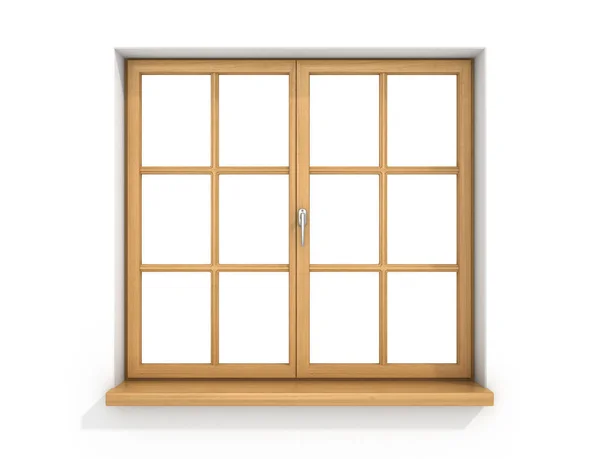
#> input picture img/jendela2.jpg, 600 x 459 px
$ python line.py
#> lines starting #> are read from the running program, lines starting #| are printed output that depends on the picture; after the words box and inside, x2 and y2 are one past the last pixel; in counts of white or black regions, pixels touching at a corner belong together
import cv2
import numpy as np
import matplotlib.pyplot as plt

# === 1. Baca dan ubah ke grayscale ===
img = cv2.imread("./img/jendela2.jpg")
#> img is the input picture: shape (459, 600, 3); mean B, G, R 222.8, 232.2, 240

if img is None:
    raise FileNotFoundError("Gambar tidak ditemukan. Pastikan path benar.")

gray = cv2.cvtColor(img, cv2.COLOR_BGR2GRAY)
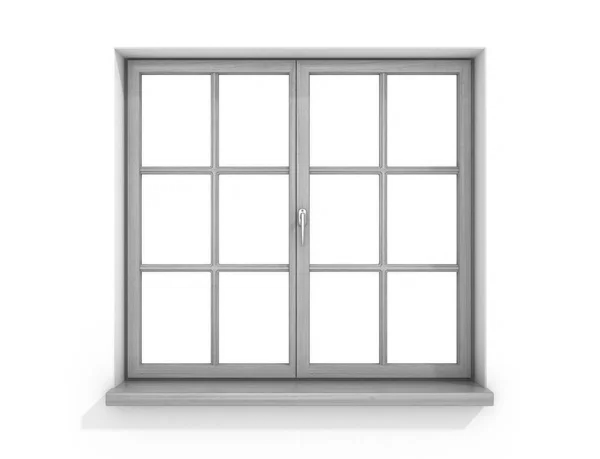
#> gray: shape (459, 600); min 43, max 255, mean 233.4
edges = cv2.Canny(gray, 80, 200)
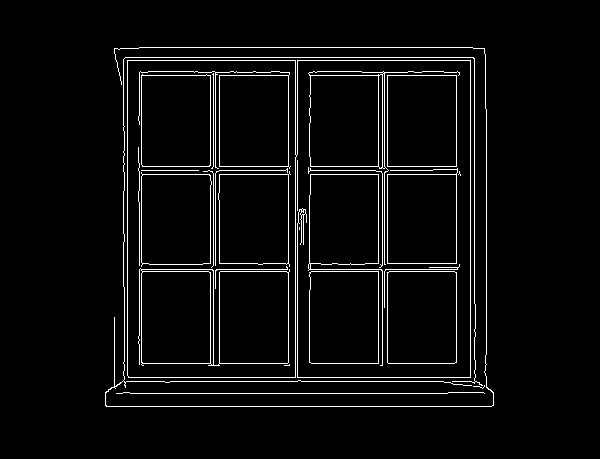
#> edges: shape (459, 600); 4.1% white in thin lines or dots, all inside (x1, y1, x2, y2) = (105, 47, 494, 407)

# 2. Hough Lines
lines = cv2.HoughLinesP(
    edges, 1, np.pi/180,
    threshold=300,
    minLineLength=150,
    maxLineGap=50
)
#> lines = [[106, 406, 491, 406], [116, 60, 485, 60], [115, 57, 485, 57], [114, 381, 486, 381], [114, 377, 486, 377], [105, 393, 493, 393], [139, 47, 472, 47], [470, 392, 470, 61], [127, 392, 127, 48], [295, 376, 295, 61]]

print("\n=== DETEKSI GARIS ===")

# 3. Pisahkan garis vertikal & horizontal
vertical_lines = []
horizontal_lines = []

for x1, y1, x2, y2 in lines[:,0]:
    if abs(x1 - x2) < 10:  # vertical
        vertical_lines.append(x1)
    if abs(y1 - y2) < 10:  # horizontal
        horizontal_lines.append(y1)
#> this loop made 10 passes
#> after the loop, horizontal_lines = [406, 60, 57, 381, 377, 393, 47]; vertical_lines = [470, 127, 295]

# 4. Sort dan buang duplikat
vertical_lines = sorted(list(set(vertical_lines)))
#> vertical_lines = [127, 295, 470]
horizontal_lines = sorted(list(set(horizontal_lines)))
#> horizontal_lines = [47, 57, 60, 377, 381, 393, 406]

# Ambil 9 garis (untuk 8 kotak)
vertical_lines = vertical_lines[:9]
horizontal_lines = horizontal_lines[:9]

print(f"Jumlah garis vertikal   : {len(vertical_lines)}")
#| Jumlah garis vertikal   : 3
print("Posisi garis vertikal   :", vertical_lines)
#| Posisi garis vertikal   : [127, 295, 470]

print(f"\nJumlah garis horizontal : {len(horizontal_lines)}")
#| Jumlah garis horizontal : 7
print("Posisi garis horizontal :", horizontal_lines)
#| Posisi garis horizontal : [47, 57, 60, 377, 381, 393, 406]

# 5. Gambar grid linier
only_lines = np.zeros_like(img)
for x in vertical_lines:
    cv2.line(only_lines, (x, horizontal_lines[0]), (x, horizontal_lines[-1]), (0,255,0), 3)
#> this loop made 3 passes
#> x on passes 1 to 3: 127, 295, 470
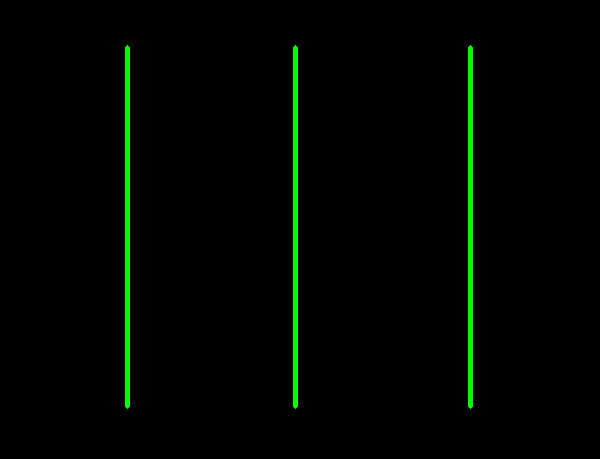
#> only_lines: shape (459, 600, 3); mean of channels 0, 1, 2 0, 5, 0; drawn as B, G, R

for y in horizontal_lines:
    cv2.line(only_lines, (vertical_lines[0], y), (vertical_lines[-1], y), (0,255,0), 3)
#> this loop made 7 passes
#> y on passes 1 to 7: 47, 57, 60, 377, 381, 393, 406
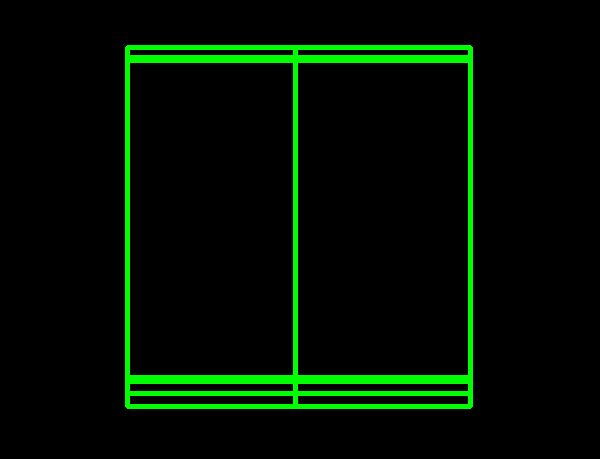
#> only_lines: shape (459, 600, 3); 3.88% of pixels changed, all inside (x1, y1, x2, y2) = (128, 45, 470, 409); drawn as B, G, R

# 6. Pilih kotak tertentu
row = 3
col = 5

#> (the run stopped early here; a loop or call above may not have finished)

$ run again, with img/jendela1.jpg copied over img/jendela2.jpg
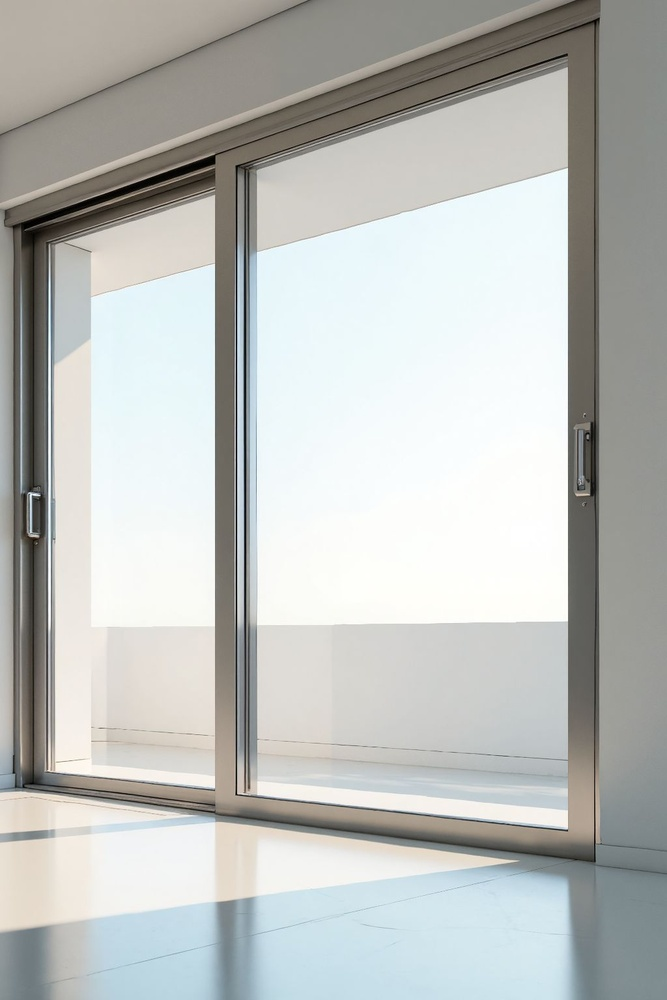
#> input picture img/jendela1.jpg, 667 x 1000 px, shrunk from 1024 x 1536 before the run
#> img is the input picture: shape (1000, 667, 3); mean B, G, R 187.5, 190.2, 187.8
#> `edges = cv2.Canny(gray, 80, 200)`:
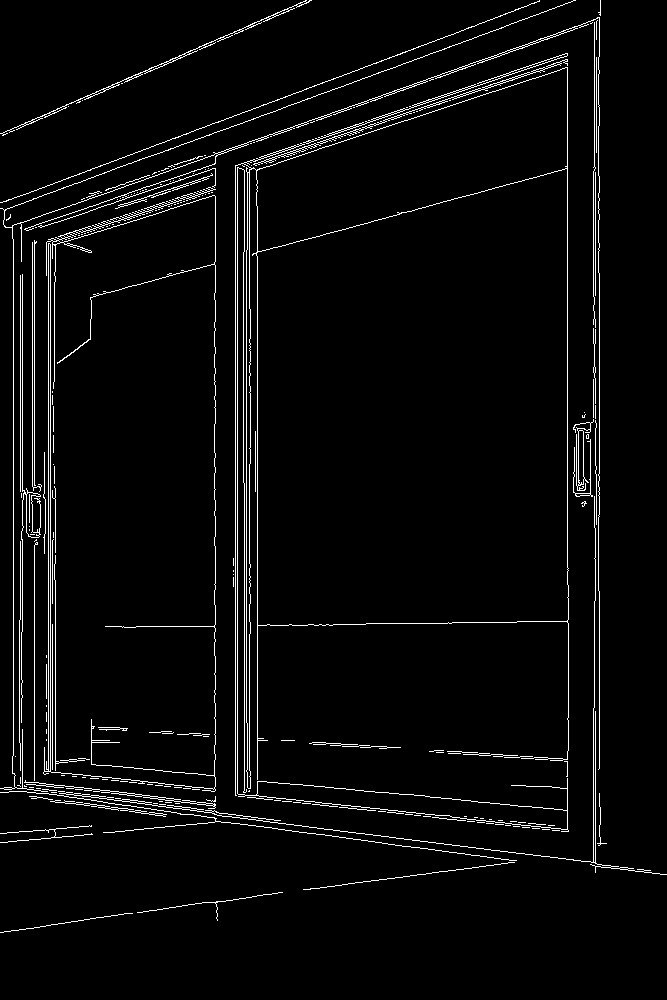
#> edges: shape (1000, 667); 3.7% white in thin lines or dots
#> lines = 21 rows, first 6: [235, 823, 235, 115], [237, 823, 237, 114], [567, 622, 567, 3], [257, 826, 257, 107], [50, 838, 50, 184], [48, 838, 48, 185]
#> the loop `for x1, y1, x2, y2 in lines[:,0]:` made 21 passes
#> after the loop `for x1, y1, x2, y2 in lines[:,0]:`: horizontal_lines = []; vertical_lines = [235, 237, 567, 257, 50, 48, 599, 34, 246, 13, 595, 249, 215, 22, 244, 593, 20, 594, 55]
#> `vertical_lines = sorted(list(set(vertical_lines)))`: vertical_lines = [13, 20, 22, 34, 48, 50, 55, 215, 235, 237, 244, 246, 249, 257, 567, 593, 594, 595, 599]
#> `vertical_lines = vertical_lines[:9]`: vertical_lines = [13, 20, 22, 34, 48, 50, 55, 215, 235]
#| Jumlah garis vertikal   : 9
#| Posisi garis vertikal   : [13, 20, 22, 34, 48, 50, 55, 215, 235]
#| Jumlah garis horizontal : 0
#| Posisi garis horizontal : []

$ run again, with img/catur.jpg copied over img/jendela2.jpg
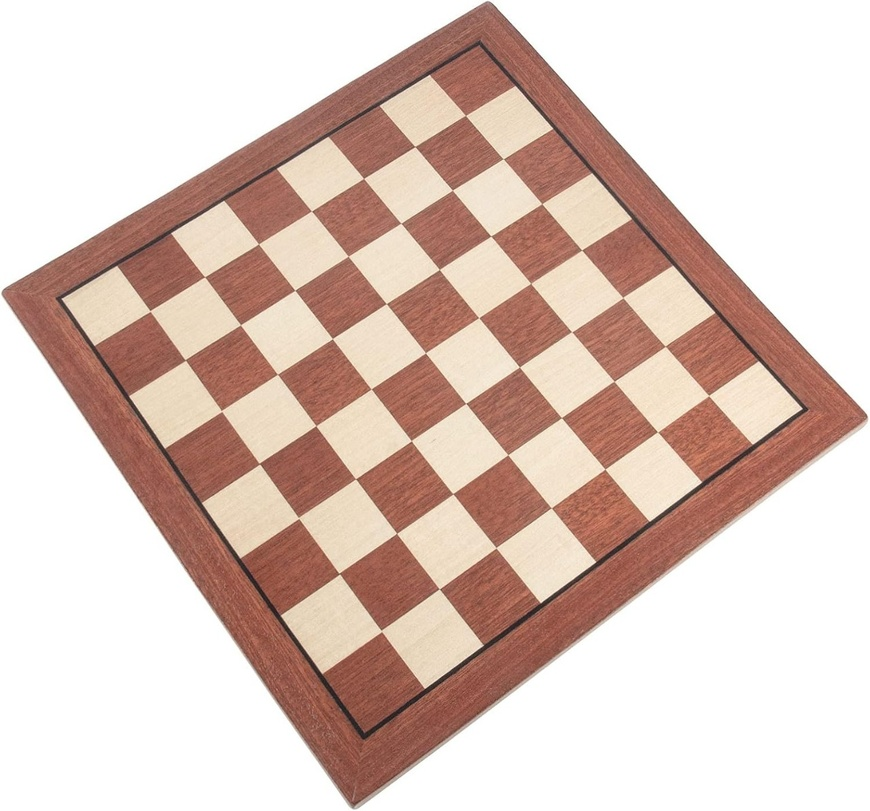
#> input picture img/catur.jpg, 870 x 811 px, shrunk from 1280 x 1192 before the run
#> img is the input picture: shape (811, 870, 3); mean B, G, R 188.9, 197.9, 219.7
#> `gray = cv2.cvtColor(img, cv2.COLOR_BGR2GRAY)`:
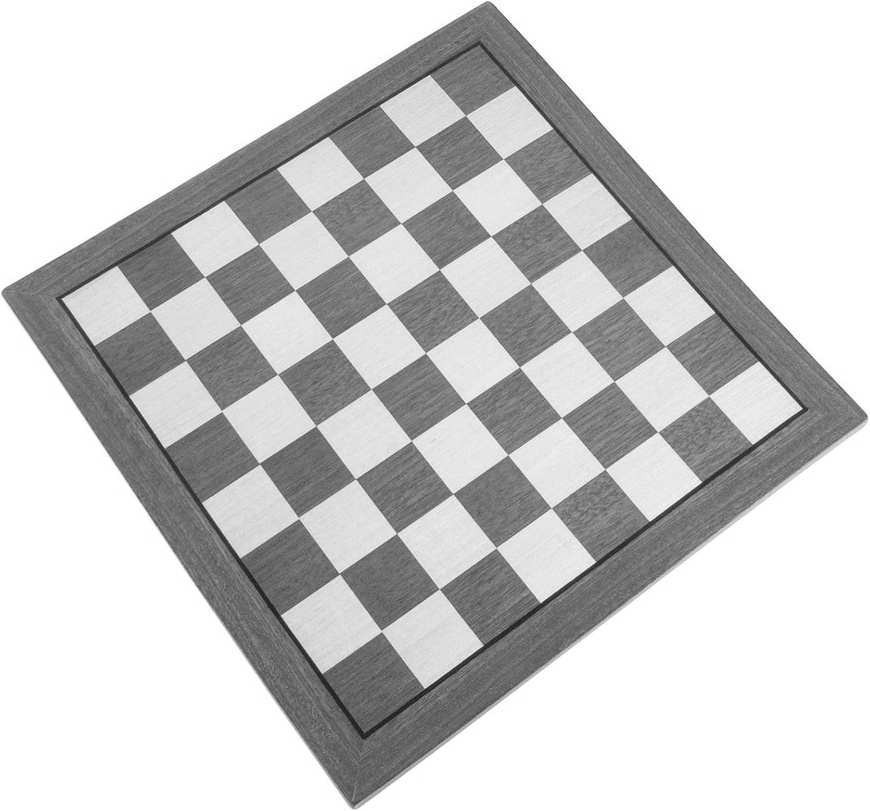
#> gray: shape (811, 870); min 26, max 255, mean 203.4
#> `edges = cv2.Canny(gray, 80, 200)`:
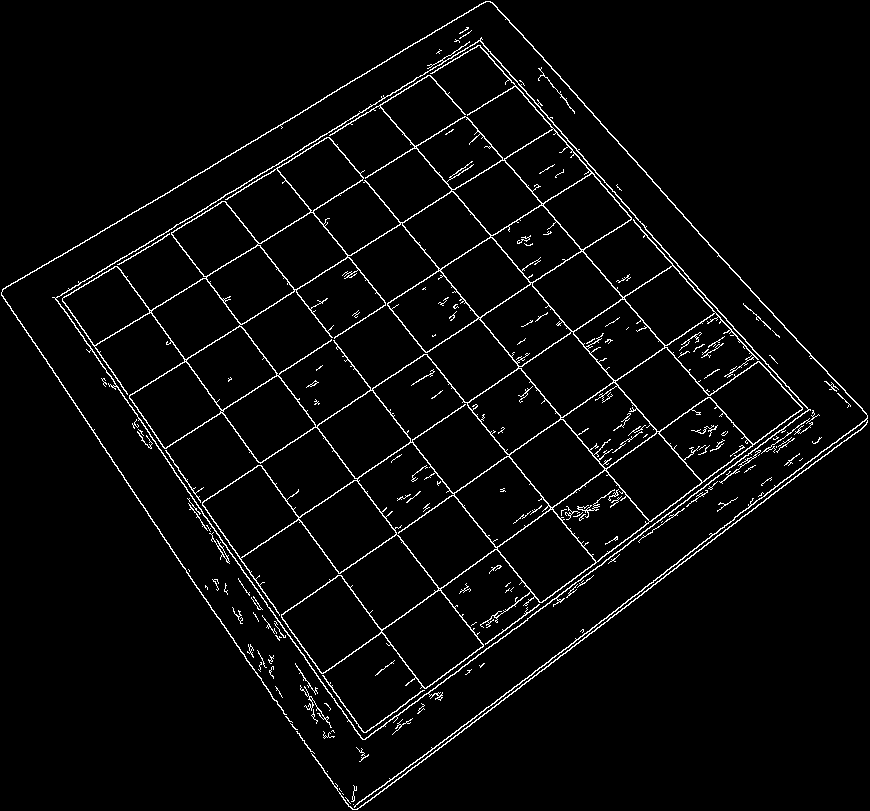
#> edges: shape (811, 870); 3.5% white in thin lines or dots
#> lines = 15 rows, first 6: [407, 48, 786, 484], [253, 140, 629, 604], [148, 203, 515, 690], [202, 172, 572, 646], [94, 235, 457, 735], [122, 475, 624, 149]
#> the loop `for x1, y1, x2, y2 in lines[:,0]:` made 15 passes
#> after the loop `for x1, y1, x2, y2 in lines[:,0]:`: horizontal_lines = []
#| Jumlah garis vertikal   : 0
#| Posisi garis vertikal   : []
#| Jumlah garis horizontal : 0
#| Posisi garis horizontal : []

$ run again, with img/catur2.jpg copied over img/jendela2.jpg
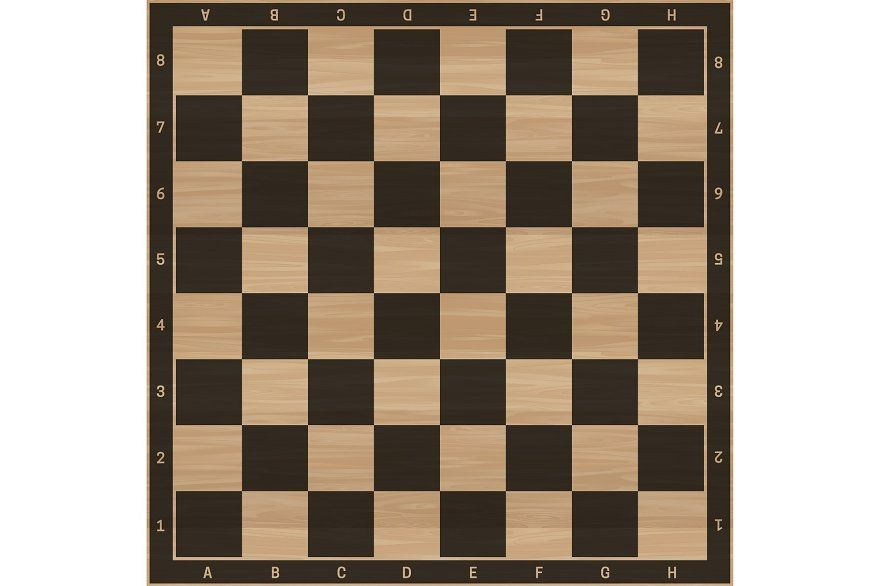
#> input picture img/catur2.jpg, 880 x 586 px
#> img is the input picture: shape (586, 880, 3); mean B, G, R 134.3, 148.9, 162.2
#> edges: shape (586, 880); 3% white in thin lines or dots, all inside (x1, y1, x2, y2) = (146, 0, 734, 586)
#> lines = 24 rows, first 6: [149, 583, 149, 3], [730, 582, 730, 4], [146, 585, 146, 0], [733, 585, 733, 0], [173, 26, 706, 26], [172, 227, 707, 227]
#> the loop `for x1, y1, x2, y2 in lines[:,0]:` made 24 passes
#> after the loop `for x1, y1, x2, y2 in lines[:,0]:`: horizontal_lines = [26, 227, 560, 491, 95, 293, 583, 359, 161, 425, 2]; vertical_lines = [149, 730, 146, 733, 571, 439, 505, 637, 172, 373, 707, 307, 241]
#> `vertical_lines = sorted(list(set(vertical_lines)))`: vertical_lines = [146, 149, 172, 241, 307, 373, 439, 505, 571, 637, 707, 730, 733]
#> `horizontal_lines = sorted(list(set(horizontal_lines)))`: horizontal_lines = [2, 26, 95, 161, 227, 293, 359, 425, 491, 560, 583]
#> `vertical_lines = vertical_lines[:9]`: vertical_lines = [146, 149, 172, 241, 307, 373, 439, 505, 571]
#> `horizontal_lines = horizontal_lines[:9]`: horizontal_lines = [2, 26, 95, 161, 227, 293, 359, 425, 491]
#| Jumlah garis vertikal   : 9
#| Posisi garis vertikal   : [146, 149, 172, 241, 307, 373, 439, 505, 571]
#| Jumlah garis horizontal : 9
#| Posisi garis horizontal : [2, 26, 95, 161, 227, 293, 359, 425, 491]
#> the loop `for x in vertical_lines:` made 9 passes
#> x on passes 1 to 8: 146, 149, 172, 241, 307, 373, 439, 505
#> the loop `for y in horizontal_lines:` made 9 passes
#> y on passes 1 to 8: 2, 26, 95, 161, 227, 293, 359, 425
#> after the loop `for y in horizontal_lines:`:
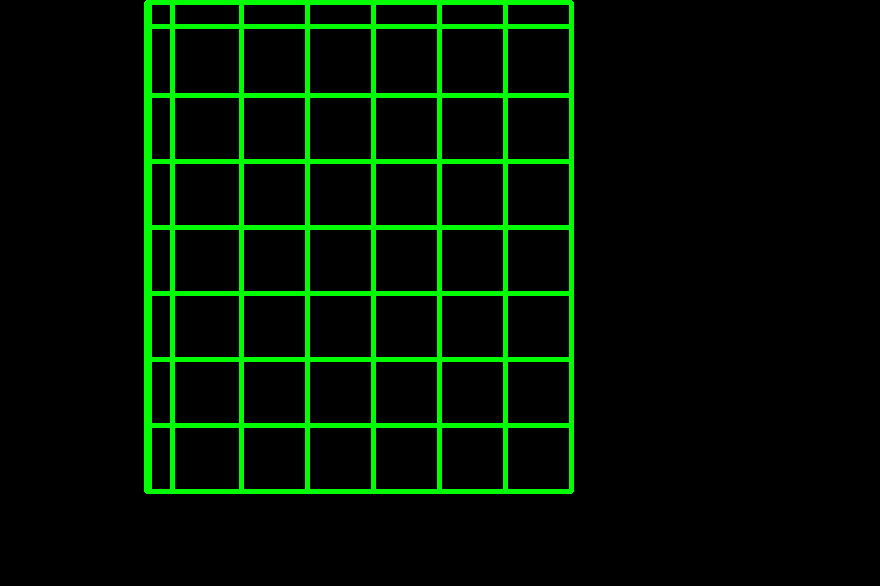
#> only_lines: shape (586, 880, 3); mean of channels 0, 1, 2 0, 19.1, 0; drawn as B, G, R
#> x_start = 373
#> x_end = 439
#> y_start = 161
#> y_end = 227
#> box_w = 66
#> box_area = 4356
#| x_start                    : 373
#| x_end                      : 439
#| y_start                    : 161
#| y_end                      : 227
#| Lebar kotak (px)           : 66
#| Tinggi kotak (px)          : 66
#| Luas kotak (px)            : 4356
#> `cv2.putText(marked, f"Luas: {box_area} px", (x_start, y_start - 10), c..`:
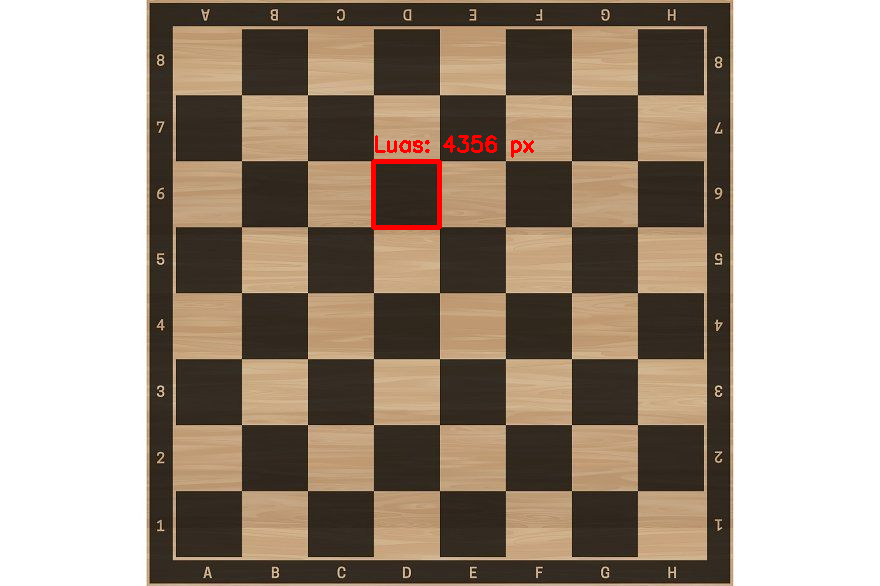
#> marked: shape (586, 880, 3); mean B, G, R 133.9, 148.5, 162.8
